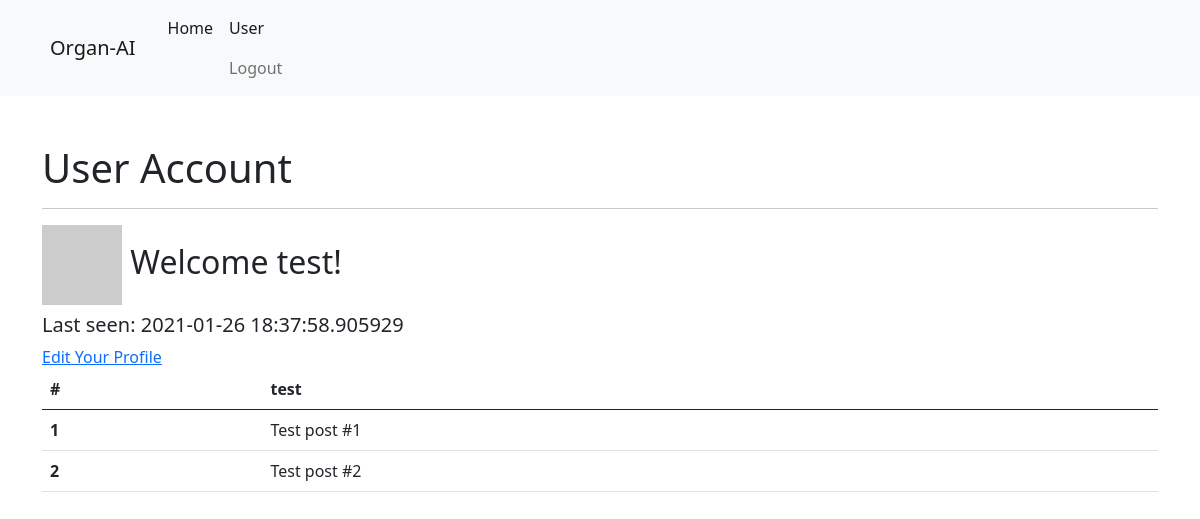
The app's page /user/test (signed in), older data.
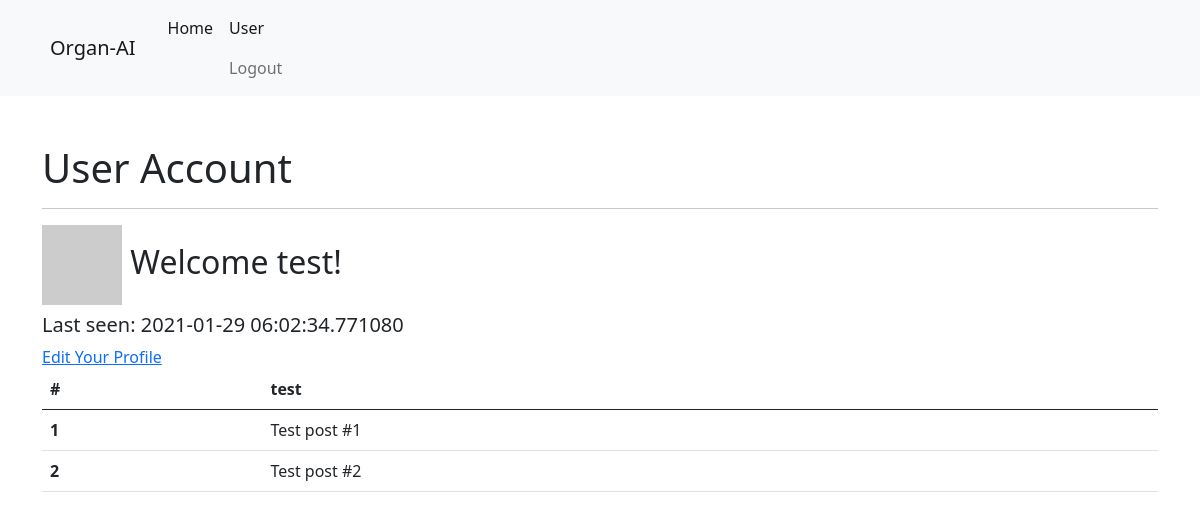
The same page, newer data.
### app/models.py (models this page shows, shortened)
class User(UserMixin, db.Model):
    id = db.Column(db.Integer, primary_key=True)  # primary key
    username = db.Column(db.String(64), index=True, unique=True)  # we can search user by usernames
    email = db.Column(db.String(120), index=True, unique=True)  # we can email user by usernames
    password_hash = db.Column(db.String(128))
    posts = db.relation('Post', backref='author', lazy='dynamic')  # Define relation between User and Post class
    about_me = db.Column(db.String(140))
    last_seen = db.Column(db.DateTime, default=datetime.utcnow)
    followed = db.relationship(
        'User', secondary=followers,
        primaryjoin=(followers.c.follower_id == id),  # left side
        secondaryjoin=(followers.c.followed_id == id),  # right side
        backref=db.backref('followers', lazy='dynamic'),  # right side
        lazy='dynamic'  # left side
    )
    def __repr__(self):
        return '<User {}>'.format(self.username)
    def avatar(self, size):
        digest = md5(self.email.lower().encode('utf-8')).hexdigest()
        return 'https://www.gravatar.com/avatar/{}?d=identicon&s={}'.format(
            digest, size
        )

### app/routes.py (the view)
@app.route('/user/<username>', methods=['GET'])
@login_required
def user(username):
    user = User.query.filter_by(username=username).first_or_404()
    posts = [
        {'author': user, 'body': 'Test post #1'},
        {'author': user, 'body': 'Test post #2'}
    ]
    return render_template('user.html', user=user, posts=posts)

### app/models.py (called while the page is built)
@login.user_loader
def load_user(id):
    return User.query.get(int(id))

### app/routes.py (called while the page is built)
@app.before_request
def before_request():
    if current_user.is_authenticated:
        current_user.last_seen = datetime.utcnow()
        db.session.commit()

### app/templates/user.html
{% extends "base.html" %}
{% block content %}
<h1> User Account</h1>
<hr>
<h2><img src="{{ user.avatar(128) }}"> Welcome {{ user.username }}!</h2>
<h5> Last seen: {{ user.last_seen }}</h5>
{% if user == current_user %}
    <a href="{{ url_for('edit_profile', username=current_user.username)}}">Edit Your Profile</a>
{% endif %}
<table class="table">
    <thead>
        <tr>
            <th scope="col">#</th>
            <th scope="col">{{ user.username }}</th>
        </tr>
    </thead>
    <tbody>
        {% for post in posts %}
            <tr>
              <th scope="row">{{loop.index}}</th>
              <td>{{ post.body }}</td>
            </tr>
        {% endfor %}
    </tbody>
</table>
{% endblock %}

Row changes from the older to the newer data that the page shows:
changed User "test": last_seen "2021-01-26 18:37:58.905929" → "2021-01-29 06:02:34.771080"
